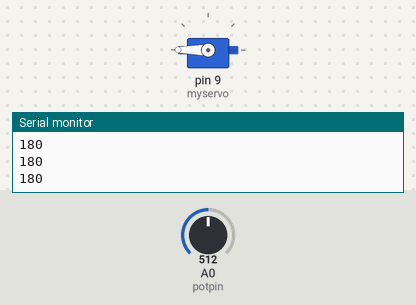
Simulated run of this sketch. Board: Arduino Uno, built with avr-gcc and run on an emulated ATmega328P. Shown: servo, the last lines printed to the serial monitor. The test bench sets the inputs (shaded band); at power-on: A0 (potpin) = 512.

Above: at 1.3 s.
1.4 s: A0 (potpin) set to 306
At 2.6 s:
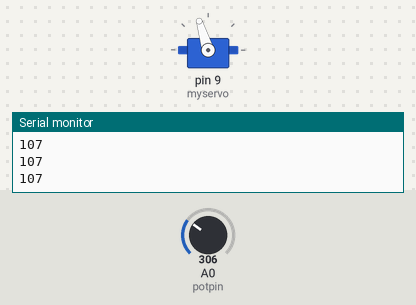
3.0 s: A0 (potpin) set to 122
At 3.8 s:
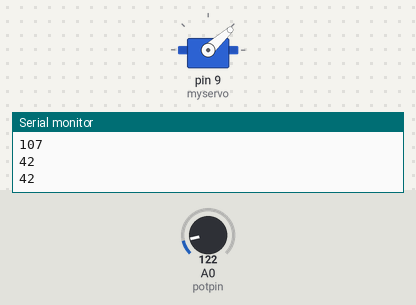
4.5 s: A0 (potpin) set to 0
At 4.9 s:
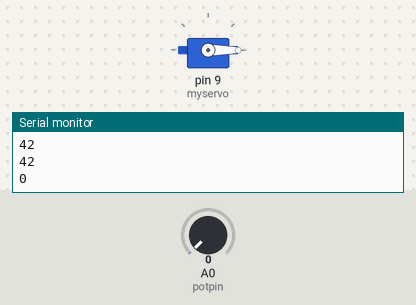
6.0 s: A0 (potpin) set to 511
At 7.2 s:
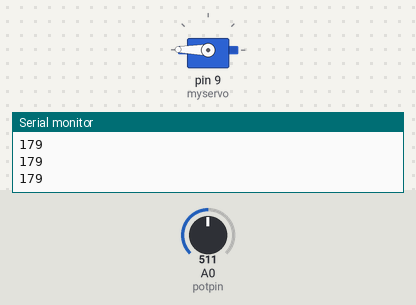
7.5 s: A0 (potpin) set to 716
At 8.5 s:
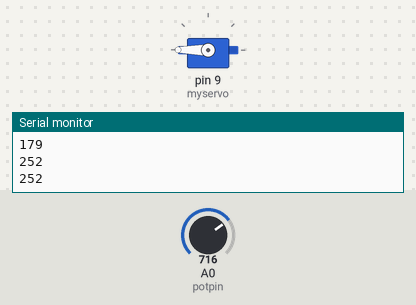
Timing chart, 0 to 10.0 s (numbered marks = the images above; inputs shaded):
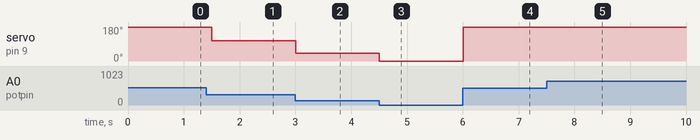

The sketch:

21_9g_servo_control-3.ino
```cpp
/*Change of the angel with a 10 om pot*/

#include <Servo.h>
Servo myservo; //servo veriable name difinition
int potpin=0;
int val=0;

void setup() {
  myservo.attach(9);
  Serial.begin(9600);
}

void loop() {
val=analogRead(potpin)/2.84;
Serial.println(val);
myservo.write(val);
delay(500);

}
```

Measured:
- after the input at 1.4 s, servo on pin 9 (myservo): 180° → 107° after 0.10 s
- after the input at 3.0 s, servo on pin 9 (myservo): 107° → 42° at once
- after the input at 4.5 s, servo on pin 9 (myservo): 42° → 0° at once
- after the input at 6.0 s, servo on pin 9 (myservo): 0° → 179° at once
- after the input at 7.5 s, servo on pin 9 (myservo): 179° → 180° at once
